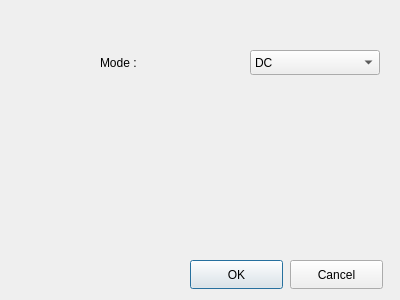
<?xml version="1.0" encoding="UTF-8"?>
<ui version="4.0">
 <class>Voltagesourcedialog</class>
 <widget class="QDialog" name="Voltagesourcedialog">
  <property name="geometry">
   <rect>
    <x>0</x>
    <y>0</y>
    <width>400</width>
    <height>300</height>
   </rect>
  </property>
  <property name="windowTitle">
   <string>Dialog</string>
  </property>
  <widget class="QComboBox" name="Mode">
   <property name="geometry">
    <rect>
     <x>250</x>
     <y>50</y>
     <width>130</width>
     <height>25</height>
    </rect>
   </property>
   <item>
    <property name="text">
     <string>DC</string>
    </property>
   </item>
   <item>
    <property name="text">
     <string>Sine</string>
    </property>
   </item>
   <item>
    <property name="text">
     <string>Square</string>
    </property>
   </item>
  </widget>
  <widget class="QLabel" name="label">
   <property name="geometry">
    <rect>
     <x>100</x>
     <y>50</y>
     <width>100</width>
     <height>25</height>
    </rect>
   </property>
   <property name="text">
    <string>Mode : </string>
   </property>
  </widget>
  <widget class="QPushButton" name="OK">
   <property name="geometry">
    <rect>
     <x>190</x>
     <y>260</y>
     <width>93</width>
     <height>29</height>
    </rect>
   </property>
   <property name="text">
    <string>OK</string>
   </property>
  </widget>
  <widget class="QPushButton" name="Cancel">
   <property name="geometry">
    <rect>
     <x>290</x>
     <y>260</y>
     <width>93</width>
     <height>29</height>
    </rect>
   </property>
   <property name="text">
    <string>Cancel</string>
   </property>
  </widget>
 </widget>
 <resources/>
 <connections/>
</ui>
